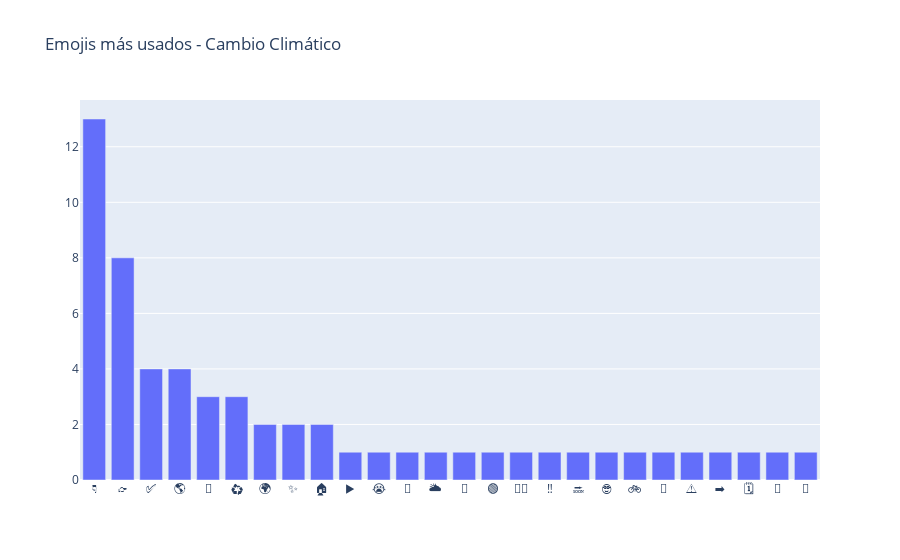

The code cell stored with this chart in its notebook:
### Code cell
trace = go.Bar(x=temp_emojis.emoji.values,
                   y=temp_emojis.cnt.values)

layout = go.Layout(title="Emojis más usados - Cambio Climático")

fig = go.Figure(data=[trace], layout=layout)
iplot(fig)

### Figure 1 — Plotly figure (JSON) as saved in the notebook; plotly's stock layout.template omitted (floating-point values rounded to 4 significant figures)
{"data": [{"type": "bar", "x": ["👇", "👉", "✅", "🌎", "🖤", "♻️", "🌍", "✨", "🏠", "▶️", "😭", "🌳", "🌥", "📢", "🟢", "🤳🏾", "‼️", "🔜", "🤓", "🚲", "📸", "⚠️", "➡️", "🗓️", "📰", "👏"], "y": [13, 8, 4, 4, 3, 3, 2, 2, 2, 1, 1, 1, 1, 1, 1, 1, 1, 1, 1, 1, 1, 1, 1, 1, 1, 1]}], "layout": {"title": {"text": "Emojis más usados - Cambio Climático"}}}
